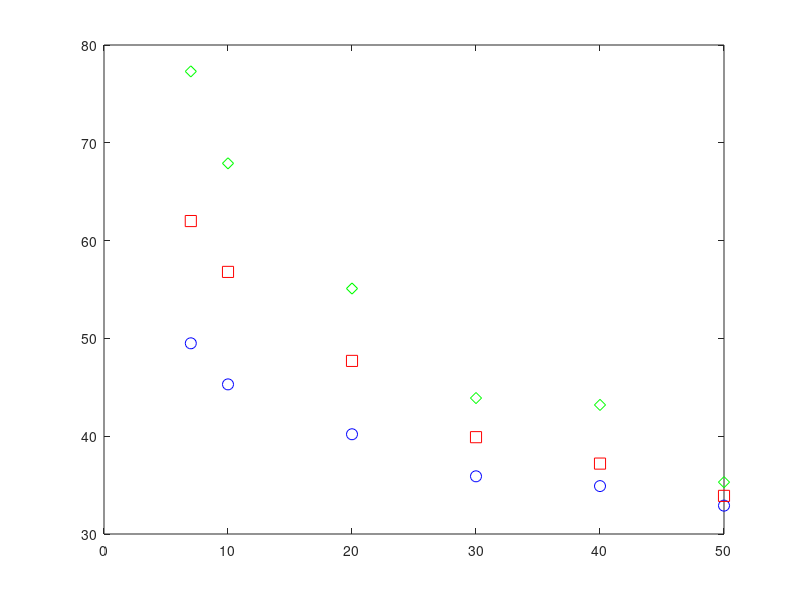

MATLAB code for this plot: (Note: this script raises an error after producing the figure.)
clc,clear
% Given data
R = [7, 10, 20, 30, 40, 50];
T1 = [49.5 45.3 40.2 35.9 34.9 32.9];
T2 = [62, 56.8, 47.7, 39.9, 37.2, 33.9];
T3 = [77.3, 67.9, 55.1, 43.9, 43.2, 35.3];

% Plot the data points
plot(R, T1, 'bo', 'MarkerSize', 8);
hold on;
plot(R, T2, 'rs', 'MarkerSize', 8);
plot(R, T3, 'gd', 'MarkerSize', 8);

% Perform logarithmic curve fitting for each data set and plot
for i = 1:3
    % Perform curve fitting
    coefficients = polyfit(log(R), eval(['T', num2str(i)]), 1);
    
    % Extract coefficients
    a = coefficients(1); % slope
    b = coefficients(2); % intercept
    
    % Create the equation
    syms x
    equation = a * log(x) + b;
    
    % Predict T at R = 55
    R_new = 55;
    T_new = a * log(R_new) + b;
    
    % Generate values using the equation
    R_fit = linspace(min(R), max(R), 100);
    T_fit = a * log(R_fit) + b;
    
    % Plot the fitted curve
    plot(R_fit, T_fit, '-', 'LineWidth', 1.5);
    
    % Plot the predicted point
    plot(R_new, T_new, 'ko', 'MarkerSize', 8);
    
    % Display the equation
    disp(['Equation for T', num2str(i), ': T = ', char(equation)]);
    disp(['Predicted T', num2str(i), ' at R = 55: ', num2str(T_new)]);
end

% Customize the plot
xlabel('R');
ylabel('T');
title('Curve Fitting for T1, T2, and T3');
legend('T1', 'T2', 'T3', 'Location', 'best');
grid on;
